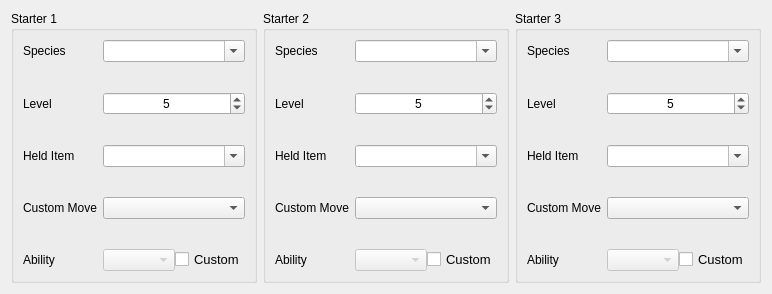
          <widget class="QWidget" name="tab_starters">
           <attribute name="title">
            <string>Starters</string>
           </attribute>
           <layout class="QGridLayout" name="tab_starters_grid">
            <item row="0" column="2">
             <widget class="QGroupBox" name="groupBox_starter3">
              <property name="title">
               <string>Starter 3</string>
              </property>
              <layout class="QFormLayout" name="groupBox_starter3_form">
               <property name="fieldGrowthPolicy">
                <enum>QFormLayout::AllNonFixedFieldsGrow</enum>
               </property>
               <property name="rowWrapPolicy">
                <enum>QFormLayout::DontWrapRows</enum>
               </property>
               <property name="verticalSpacing">
                <number>30</number>
               </property>
               <item row="0" column="0">
                <widget class="QLabel" name="label_37">
                 <property name="text">
                  <string>Species</string>
                 </property>
                </widget>
               </item>
               <item row="0" column="1">
                <widget class="QComboBox" name="starter3_species">
                 <property name="editable">
                  <bool>true</bool>
                 </property>
                </widget>
               </item>
               <item row="1" column="0">
                <widget class="QLabel" name="label_40">
                 <property name="text">
                  <string>Level</string>
                 </property>
                </widget>
               </item>
               <item row="1" column="1">
                <widget class="QSpinBox" name="starter3_level">
                 <property name="alignment">
                  <set>Qt::AlignCenter</set>
                 </property>
                 <property name="minimum">
                  <number>1</number>
                 </property>
                 <property name="maximum">
                  <number>100</number>
                 </property>
                 <property name="value">
                  <number>5</number>
                 </property>
                </widget>
               </item>
               <item row="2" column="0">
                <widget class="QLabel" name="label_43">
                 <property name="text">
                  <string>Held Item</string>
                 </property>
                </widget>
               </item>
               <item row="2" column="1">
                <widget class="QComboBox" name="starter3_item">
                 <property name="editable">
                  <bool>true</bool>
                 </property>
                </widget>
               </item>
               <item row="3" column="0">
                <widget class="QLabel" name="label_46">
                 <property name="text">
                  <string>Custom Move</string>
                 </property>
                </widget>
               </item>
               <item row="3" column="1">
                <widget class="QComboBox" name="starter3_move"/>
               </item>
               <item row="4" column="0">
                <widget class="QLabel" name="label_49">
                 <property name="text">
                  <string>Ability</string>
                 </property>
                </widget>
               </item>
               <item row="4" column="1">
                <layout class="QHBoxLayout" name="horizontalLayout_12">
                 <item>
                  <widget class="QComboBox" name="starter3_ability_num">
                   <property name="enabled">
                    <bool>false</bool>
                   </property>
                  </widget>
                 </item>
                 <item>
                  <widget class="QCheckBox" name="starter3_ability_custom">
                   <property name="font">
                    <font>
                     <pointsize>10</pointsize>
                    </font>
                   </property>
                   <property name="text">
                    <string>Custom</string>
                   </property>
                  </widget>
                 </item>
                </layout>
               </item>
              </layout>
             </widget>
            </item>
            <item row="0" column="1">
             <widget class="QGroupBox" name="groupBox_starter2">
              <property name="title">
               <string>Starter 2</string>
              </property>
              <layout class="QFormLayout" name="groupBox_starter2_form">
               <property name="fieldGrowthPolicy">
                <enum>QFormLayout::AllNonFixedFieldsGrow</enum>
               </property>
               <property name="rowWrapPolicy">
                <enum>QFormLayout::DontWrapRows</enum>
               </property>
               <property name="verticalSpacing">
                <number>30</number>
               </property>
               <item row="0" column="0">
                <widget class="QLabel" name="label_36">
                 <property name="text">
                  <string>Species</string>
                 </property>
                </widget>
               </item>
               <item row="0" column="1">
                <widget class="QComboBox" name="starter2_species">
                 <property name="editable">
                  <bool>true</bool>
                 </property>
                </widget>
               </item>
               <item row="1" column="0">
                <widget class="QLabel" name="label_39">
                 <property name="text">
                  <string>Level</string>
                 </property>
                </widget>
               </item>
               <item row="1" column="1">
                <widget class="QSpinBox" name="starter2_level">
                 <property name="alignment">
                  <set>Qt::AlignCenter</set>
                 </property>
                 <property name="minimum">
                  <number>1</number>
                 </property>
                 <property name="maximum">
                  <number>100</number>
                 </property>
                 <property name="value">
                  <number>5</number>
                 </property>
                </widget>
               </item>
               <item row="2" column="0">
                <widget class="QLabel" name="label_42">
                 <property name="text">
                  <string>Held Item</string>
                 </property>
                </widget>
               </item>
               <item row="2" column="1">
                <widget class="QComboBox" name="starter2_item">
                 <property name="editable">
                  <bool>true</bool>
                 </property>
                </widget>
               </item>
               <item row="3" column="0">
                <widget class="QLabel" name="label_45">
                 <property name="text">
                  <string>Custom Move</string>
                 </property>
                </widget>
               </item>
               <item row="3" column="1">
                <widget class="QComboBox" name="starter2_move"/>
               </item>
               <item row="4" column="0">
                <widget class="QLabel" name="label_48">
                 <property name="text">
                  <string>Ability</string>
                 </property>
                </widget>
               </item>
               <item row="4" column="1">
                <layout class="QHBoxLayout" name="horizontalLayout_13">
                 <item>
                  <widget class="QComboBox" name="starter2_ability_num">
                   <property name="enabled">
                    <bool>false</bool>
                   </property>
                  </widget>
                 </item>
                 <item>
                  <widget class="QCheckBox" name="starter2_ability_custom">
                   <property name="font">
                    <font>
                     <pointsize>10</pointsize>
                    </font>
                   </property>
                   <property name="text">
                    <string>Custom</string>
                   </property>
                  </widget>
                 </item>
                </layout>
               </item>
              </layout>
             </widget>
            </item>
            <item row="0" column="0">
             <widget class="QGroupBox" name="groupBox_starter1">
              <property name="title">
               <string>Starter 1</string>
              </property>
              <layout class="QFormLayout" name="groupBox_starter1_form">
               <property name="fieldGrowthPolicy">
                <enum>QFormLayout::AllNonFixedFieldsGrow</enum>
               </property>
               <property name="rowWrapPolicy">
                <enum>QFormLayout::DontWrapRows</enum>
               </property>
               <property name="verticalSpacing">
                <number>30</number>
               </property>
               <item row="0" column="0">
                <widget class="QLabel" name="label_35">
                 <property name="text">
                  <string>Species</string>
                 </property>
                </widget>
               </item>
               <item row="0" column="1">
                <widget class="QComboBox" name="starter1_species">
                 <property name="editable">
                  <bool>true</bool>
                 </property>
                </widget>
               </item>
               <item row="1" column="0">
                <widget class="QLabel" name="label_38">
                 <property name="text">
                  <string>Level</string>
                 </property>
                </widget>
               </item>
               <item row="1" column="1">
                <widget class="QSpinBox" name="starter1_level">
                 <property name="alignment">
                  <set>Qt::AlignCenter</set>
                 </property>
                 <property name="minimum">
                  <number>1</number>
                 </property>
                 <property name="maximum">
                  <number>100</number>
                 </property>
                 <property name="value">
                  <number>5</number>
                 </property>
                </widget>
               </item>
               <item row="2" column="0">
                <widget class="QLabel" name="label_41">
                 <property name="text">
                  <string>Held Item</string>
                 </property>
                </widget>
               </item>
               <item row="2" column="1">
                <widget class="QComboBox" name="starter1_item">
                 <property name="editable">
                  <bool>true</bool>
                 </property>
                </widget>
               </item>
               <item row="3" column="0">
                <widget class="QLabel" name="label_44">
                 <property name="text">
                  <string>Custom Move</string>
                 </property>
                </widget>
               </item>
               <item row="3" column="1">
                <widget class="QComboBox" name="starter1_move"/>
               </item>
               <item row="4" column="0">
                <widget class="QLabel" name="label_47">
                 <property name="text">
                  <string>Ability</string>
                 </property>
                </widget>
               </item>
               <item row="4" column="1">
                <layout class="QHBoxLayout" name="horizontalLayout_14">
                 <item>
                  <widget class="QComboBox" name="starter1_ability_num">
                   <property name="enabled">
                    <bool>false</bool>
                   </property>
                  </widget>
                 </item>
                 <item>
                  <widget class="QCheckBox" name="starter1_ability_custom">
                   <property name="font">
                    <font>
                     <pointsize>10</pointsize>
                    </font>
                   </property>
                   <property name="text">
                    <string>Custom</string>
                   </property>
                  </widget>
                 </item>
                </layout>
               </item>
              </layout>
             </widget>
            </item>
           </layout>
          </widget>
